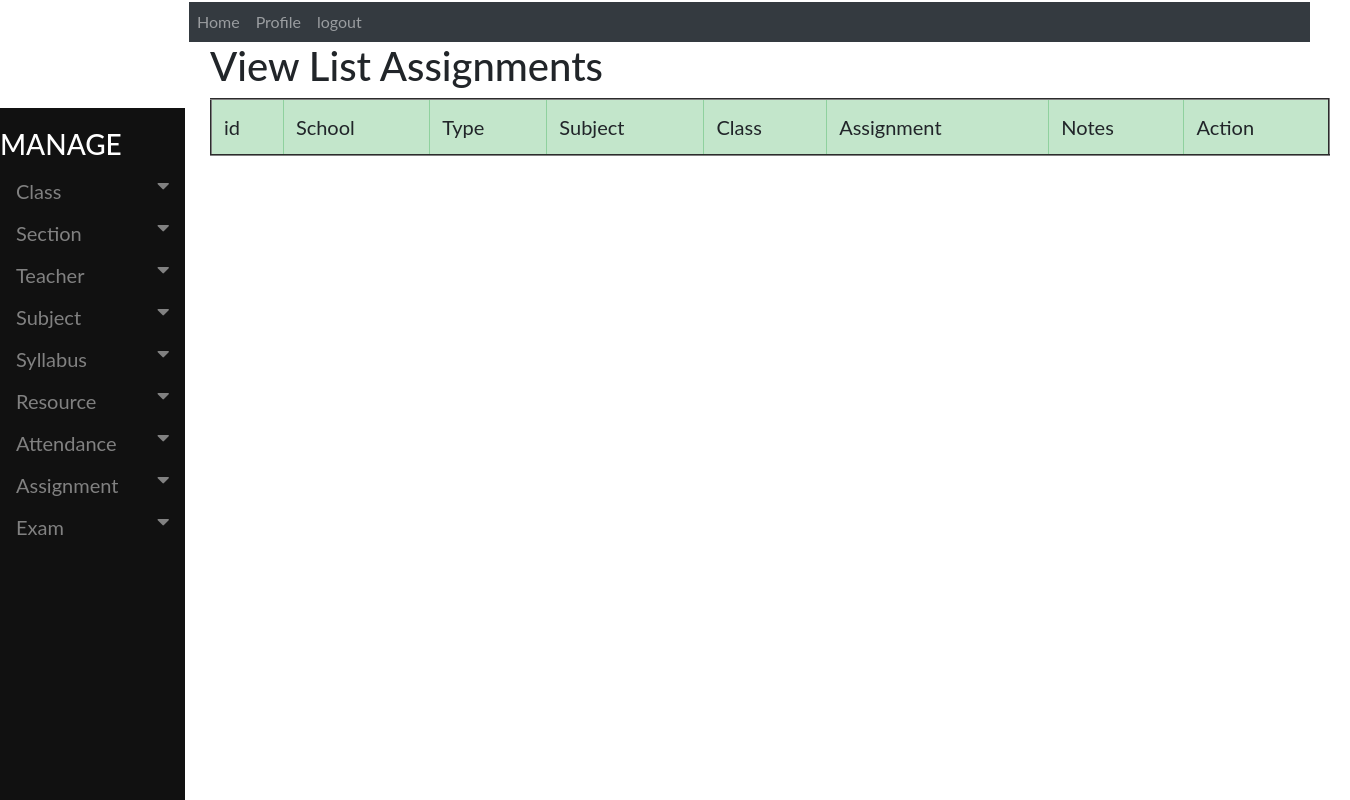
The page /accounts/viewassignment on the database as committed earlier.
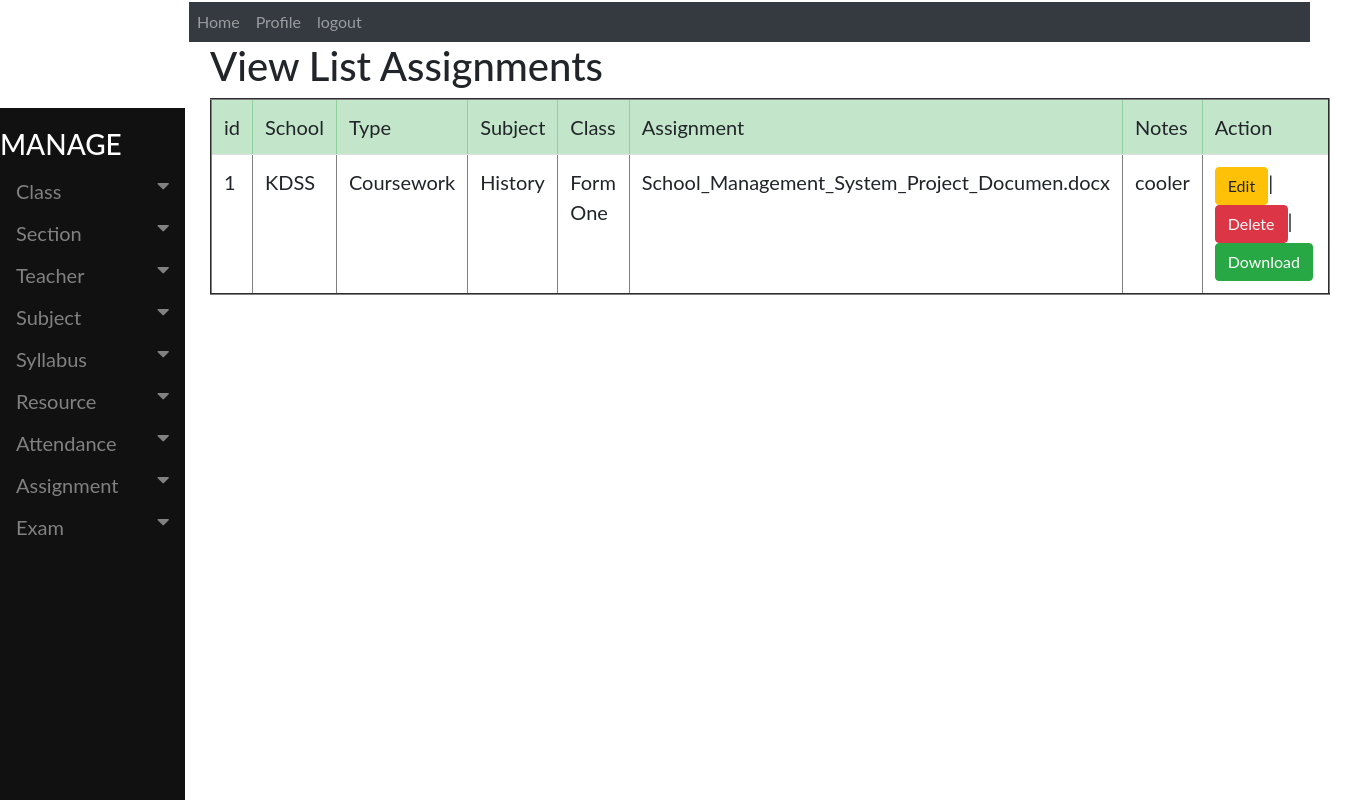
The same page on the database as committed later.
### accounts/models.py (models this page shows, shortened)
class Assignment(models.Model):
    School = models.CharField(max_length=130)
    AssignmentType = models.CharField(max_length=130)
    Class = models.ForeignKey(Classinformation, on_delete=models.PROTECT, blank=True, null=True)
    Subject = models.ForeignKey(Subjects, on_delete=models.PROTECT, blank=True, null=True)
    Deadline =models.CharField(max_length=130, blank=False)
    Assignment = models.FileField(max_length=130, blank=False)
    Notes = models.TextField(max_length=200, blank=True)

class Subjects(models.Model):
    choices = (
    ('Compulsory','Compulsory'),('Options','Options')
    )
    Subjectname = models.CharField(max_length=130)
    Subjectcode = models.CharField(max_length=130)
    Author = models.CharField(max_length=130)
    Class = models.ForeignKey(Classinformation, on_delete=models.PROTECT, blank=True, null=True)
    SubjectTeacher = models.ForeignKey(Teacher, on_delete=models.PROTECT, blank=True, null=True)
    Type = models.CharField(max_length=130, choices=choices, blank=False)
    OtherNotes = models.TextField(max_length=200, blank=True)
    def __str__(self):
        return self.Subjectname

class Classinformation(models.Model):
    ClassName = models.CharField(max_length=130)
    ClassTeacher = models.CharField(max_length=30, blank=True)
    TotalStudents = models.CharField(max_length=30, blank=True)
    NumberOfSections = models.CharField(max_length=30, blank=True)
    def __str__(self):
        return self.ClassName

### accounts/views.py (the view)
def viewassignment(request):
    all_info = Assignment.objects.all()
    context={'all_info':all_info}
    return render(request, 'accounts/viewassignment.html', context)

### accounts/templates/accounts/viewassignment.html
{% extends 'base.html' %}
{% block body %}
<div class="container" style="margin-left: 200px;font-size: 20px; padding: 0px 10px;">
<h1>View List Assignments</h1>
<table class="table table-hover" border="2">
   <thead class="table-success">
     <tr>
         <td>id</td>
         <td>School</td>
         <td>Type</td>
         <td>Subject</td>
         <td>Class</td>
         <td>Assignment</td>
         <td>Notes</td>
         <td>Action</td>
     </tr>
   </thead>
   <tbody>
     {% if all_info %}
     {% for item in all_info %}
     <tr>
       <td>{{ item.id}}</td>
       <td>{{ item.School}}</td>
       <td>{{ item.AssignmentType}}</td>
       <td>{{ item.Subject}}</td>
       <td>{{ item.Class}}</td>
       <td>{{ item.Assignment}}</td>
       <td>{{ item.Notes}}</td>
       <td><a href="{% url 'editassignment' pk=item.id  %}" >
         <button class="btn btn-warning">Edit</button></a>|
         <a href="{% url 'deleteassignment' pk=item.id %}" >
           <button class="btn btn-danger">Delete</button></a>|
           <a href="#" >
             <button class="btn btn-success">Download</button></a>
       </td>
        {% endfor %}
     </tr>
     {% endif %}
   </tbody>
</table>
</div>
{% endblock %}

Rows that differ between the two databases and show on the page:
added Assignment: id "1", School "KDSS", AssignmentType "Coursework", Subject "History", Class "Form One", Assignment "School_Management_System_Project_Documen.docx", Notes "cooler"
